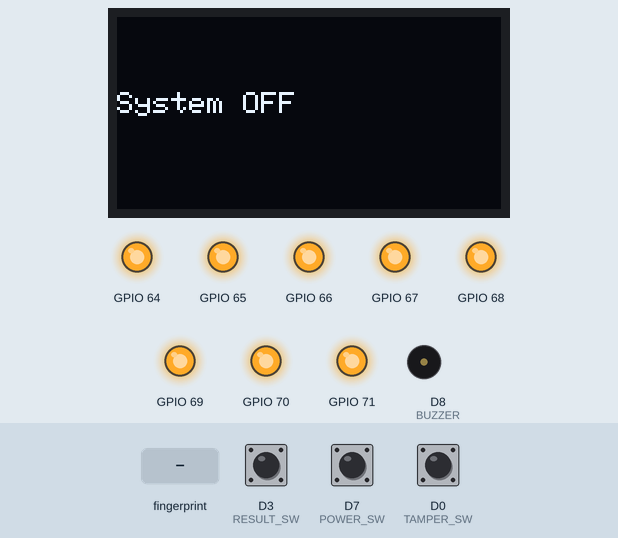
The sketch below on a simulated ESP8266 (NodeMCU). Parts: 128×64 one-colour display, output pins drawn as LEDs (lit = HIGH), buzzer (waves = sounding, pin HIGH). Wiring (inferred from the names in the program): 24Cxx EEPROM at I2C address 0x57. Inputs (shaded band) come from the test bench; at power-on: D0 (TAMPER_SW) HIGH, D7 (POWER_SW) HIGH, D3 (RESULT_SW) HIGH. EEPROM starts erased.

Above: at 2.2 s.
2.3 s: D0 (TAMPER_SW) pulled LOW for 0.15 s
At 3.7 s:
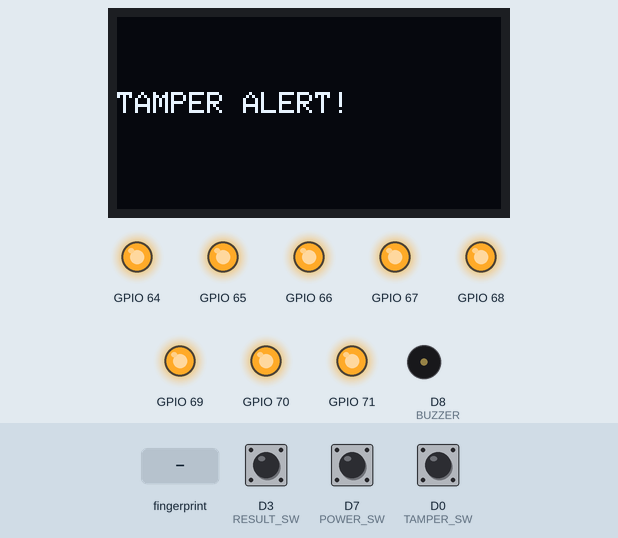
4.0 s: D7 (POWER_SW) pulled LOW for 0.15 s
At 5.4 s:
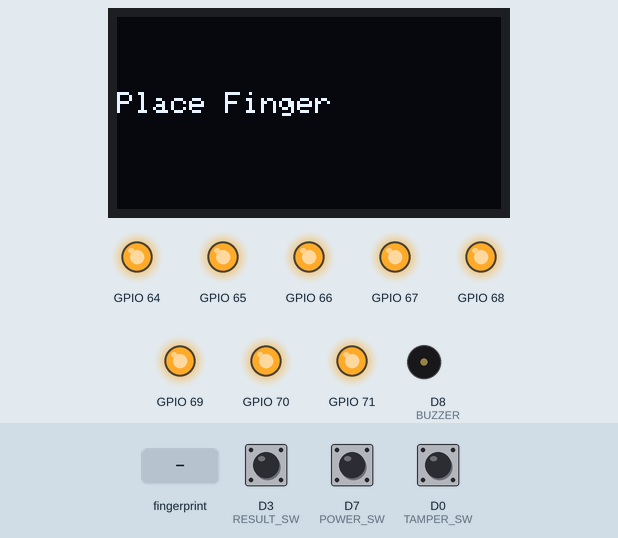
5.7 s: D7 (POWER_SW) pulled LOW for 1 s
At 6.1 s:
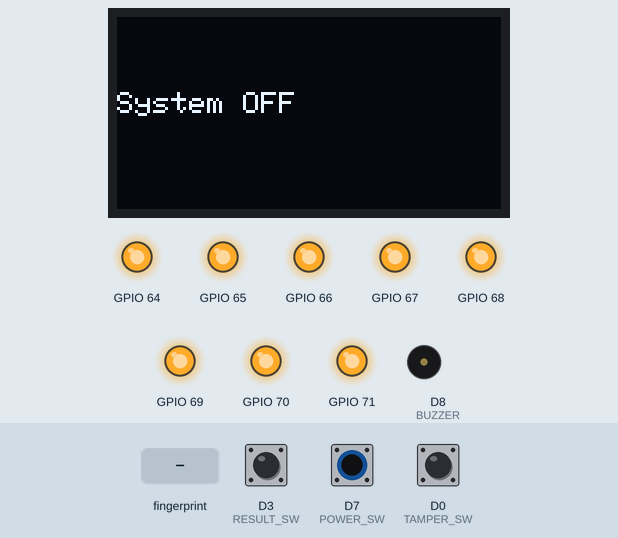
8.2 s: D7 (POWER_SW) pulled LOW for 3.2 s
At 8.8 s:
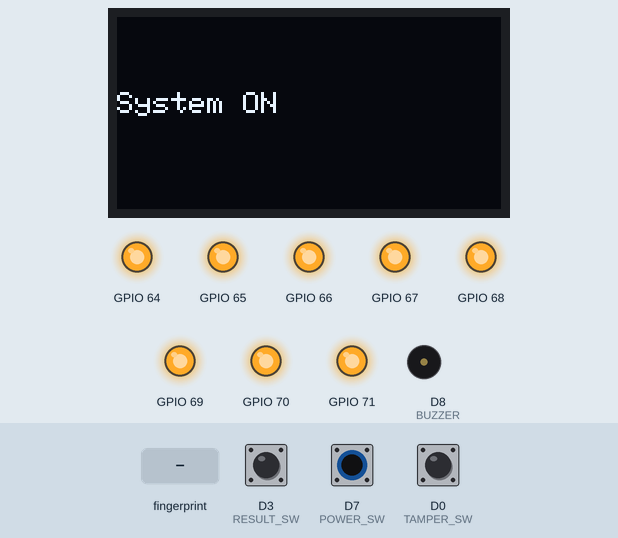
12.9 s: finger stored as number 1 placed on the sensor
At 15.6 s:
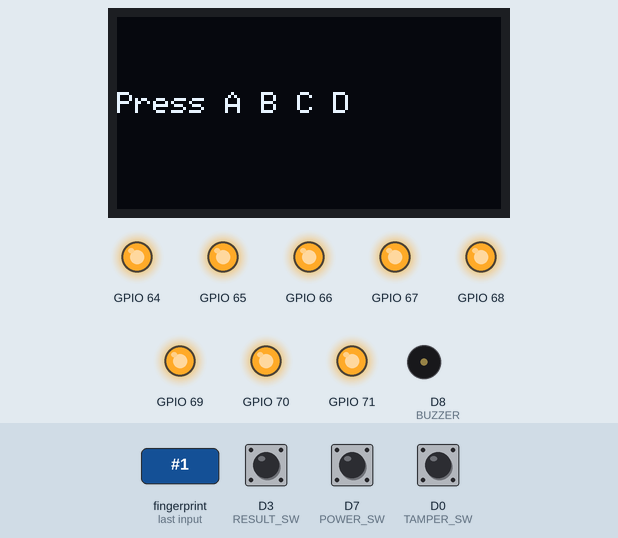
Timing chart, 0 to 16.9 s (numbered marks = the images above; inputs shaded):
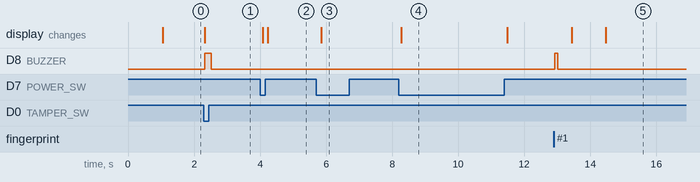

Measured:
- after the input at 2.3 s, D8 (BUZZER): LOW → HIGH at once, → LOW 0.20 s later; the display: changes at once (image 1)
- after the input at 4.0 s, the display: first changes after 0.08 s (image 2 shows a later state)
- after the input at 5.7 s, the display: changes after 0.15 s (image 3)
- after the input at 8.2 s, the display: changes after 0.08 s (image 4)
- after the input at 12.9 s, D8 (BUZZER): LOW → HIGH at once, → LOW 0.10 s later; the display: first changes after 0.54 s (image 5 shows a later state)

The sketch:

sketch.ino
```cpp
#include <Wire.h>
#include <Adafruit_GFX.h>
#include <Adafruit_SSD1306.h>
#include <SoftwareSerial.h>
#include <Adafruit_Fingerprint.h>
#include <PCF8574.h>

// OLED
#define SCREEN_WIDTH 128
#define SCREEN_HEIGHT 64
Adafruit_SSD1306 display(SCREEN_WIDTH, SCREEN_HEIGHT, &Wire, -1);

// Fingerprint
SoftwareSerial mySerial(D5, D6);
Adafruit_Fingerprint finger = Adafruit_Fingerprint(&mySerial);

// PCF8574
PCF8574 pcf(0x20);

// EEPROM (AT24C32)
#define EEPROM_ADDR 0x57

// LEDs
#define LED_A 0
#define LED_B 1
#define LED_C 2
#define LED_D 3

// Buttons
#define BTN_A 4
#define BTN_B 5
#define BTN_C 6
#define BTN_D 7

// Switches
#define POWER_SW D7
#define RESULT_SW D3
#define BUZZER D8
#define TAMPER_SW D0

// Voting
int voteA=0, voteB=0, voteC=0, voteD=0;
bool voted[50];

// System
bool systemON = false;
bool lastPowerState = HIGH;

// ================= EEPROM =================
void writeEEPROM(int addr, int value) {
  Wire.beginTransmission(EEPROM_ADDR);
  Wire.write((addr >> 8) & 0xFF);
  Wire.write(addr & 0xFF);
  Wire.write((value >> 8) & 0xFF);
  Wire.write(value & 0xFF);
  Wire.endTransmission();
  delay(5);
}

int readEEPROM(int addr) {
  Wire.beginTransmission(EEPROM_ADDR);
  Wire.write((addr >> 8) & 0xFF);
  Wire.write(addr & 0xFF);
  Wire.endTransmission();

  Wire.requestFrom(EEPROM_ADDR, 2);
  int value = (Wire.read() << 8) | Wire.read();
  return value;
}

// ================= SETUP =================
void setup() {
  Serial.begin(115200);
  Wire.begin(D2, D1);

  pinMode(POWER_SW, INPUT_PULLUP);
  pinMode(RESULT_SW, INPUT_PULLUP);
  pinMode(TAMPER_SW, INPUT_PULLUP);
  pinMode(BUZZER, OUTPUT);

  // OLED
  display.begin(SSD1306_SWITCHCAPVCC, 0x3C);
  display.clearDisplay();
  display.setTextSize(1);
  display.setTextColor(WHITE);

  // PCF
  pcf.begin();
  for(int i=0;i<8;i++) pcf.write(i,HIGH);

  // Fingerprint
  mySerial.begin(57600);
  finger.begin(57600);

  if (!finger.verifyPassword()) {
    show("Sensor Error");
    while (1);
  }

  // 🔥 LOAD SAVED VOTES
  voteA = readEEPROM(0);
  voteB = readEEPROM(2);
  voteC = readEEPROM(4);
  voteD = readEEPROM(6);

  show("System OFF");
}

// ================= LOOP =================
void loop() {

  // 🚨 Tamper
  if (digitalRead(TAMPER_SW) == LOW) {
    show("TAMPER ALERT!");
    while (digitalRead(TAMPER_SW) == LOW) {
      digitalWrite(BUZZER, HIGH);
      delay(200);
      digitalWrite(BUZZER, LOW);
      delay(200);
    }
  }

  // 🔘 POWER (FIXED)
  bool currentState = digitalRead(POWER_SW);
  if (currentState == LOW && lastPowerState == HIGH) {
    delay(50);
    if (digitalRead(POWER_SW) == LOW) {

      systemON = !systemON;

      if (systemON) show("System ON");
      else show("System OFF");

      while (digitalRead(POWER_SW) == LOW);
    }
  }
  lastPowerState = currentState;

  if (!systemON) return;

  // 📊 RESULT
  if (digitalRead(RESULT_SW) == LOW) {
    delay(50);
    if (digitalRead(RESULT_SW) == LOW) {
      showResult();
      while (digitalRead(RESULT_SW) == LOW);
    }
  }

  // 👆 FINGER
  int id = getFinger();

  if (id > 0) {

    if (voted[id]) {
      show("Already Voted");
      longBeep();
      delay(2000);
      return;
    }

    voteSystem(id);
  }
}

// ================= FINGERPRINT =================
int getFinger() {
  if (finger.getImage() != FINGERPRINT_OK) {
    show("Place Finger");
    return -1;
  }

  beep(1,100);

  finger.image2Tz();

  if (finger.fingerFastSearch() != FINGERPRINT_OK) {
    show("Not Found");
    beep(3,80);
    delay(1500);
    return -1;
  }

  int id = finger.fingerID;

  display.clearDisplay();
  display.setCursor(0,0);
  display.print("ID: ");
  display.println(id);
  display.display();

  delay(1000);
  return id;
}

// ================= VOTING =================
void voteSystem(int id) {

  show("Press A B C D");

  while (true) {
    if (btn(BTN_A)) { cast(id,'A'); break; }
    if (btn(BTN_B)) { cast(id,'B'); break; }
    if (btn(BTN_C)) { cast(id,'C'); break; }
    if (btn(BTN_D)) { cast(id,'D'); break; }
  }
}

// ================= CAST =================
void cast(int id, char c) {

  voted[id] = true;

  if(c=='A'){ voteA++; writeEEPROM(0,voteA); pcf.write(LED_A,LOW); show("Voted A"); }
  if(c=='B'){ voteB++; writeEEPROM(2,voteB); pcf.write(LED_B,LOW); show("Voted B"); }
  if(c=='C'){ voteC++; writeEEPROM(4,voteC); pcf.write(LED_C,LOW); show("Voted C"); }
  if(c=='D'){ voteD++; writeEEPROM(6,voteD); pcf.write(LED_D,LOW); show("Voted D"); }

  beep(2,100);

  delay(1000);
  for(int i=0;i<4;i++) pcf.write(i,HIGH);

  delay(1500);
}

// ================= RESULT =================
void showResult() {
  display.clearDisplay();
  display.setCursor(0,0);

  display.println("RESULT:");
  display.print("A: "); display.println(voteA);
  display.print("B: "); display.println(voteB);
  display.print("C: "); display.println(voteC);
  display.print("D: "); display.println(voteD);

  display.display();
}

// ================= BUTTON =================
bool btn(int pin) {
  if (pcf.read(pin)==LOW) {
    delay(50);
    if (pcf.read(pin)==LOW) {
      while(pcf.read(pin)==LOW);
      return true;
    }
  }
  return false;
}

// ================= BUZZER =================
void beep(int t,int d){
  for(int i=0;i<t;i++){
    digitalWrite(BUZZER,HIGH);
    delay(d);
    digitalWrite(BUZZER,LOW);
    delay(d);
  }
}

void longBeep(){
  digitalWrite(BUZZER,HIGH);
  delay(800);
  digitalWrite(BUZZER,LOW);
}

// ================= DISPLAY =================
void show(String msg){
  display.clearDisplay();
  display.setCursor(0,25);
  display.println(msg);
  display.display();
}
```
